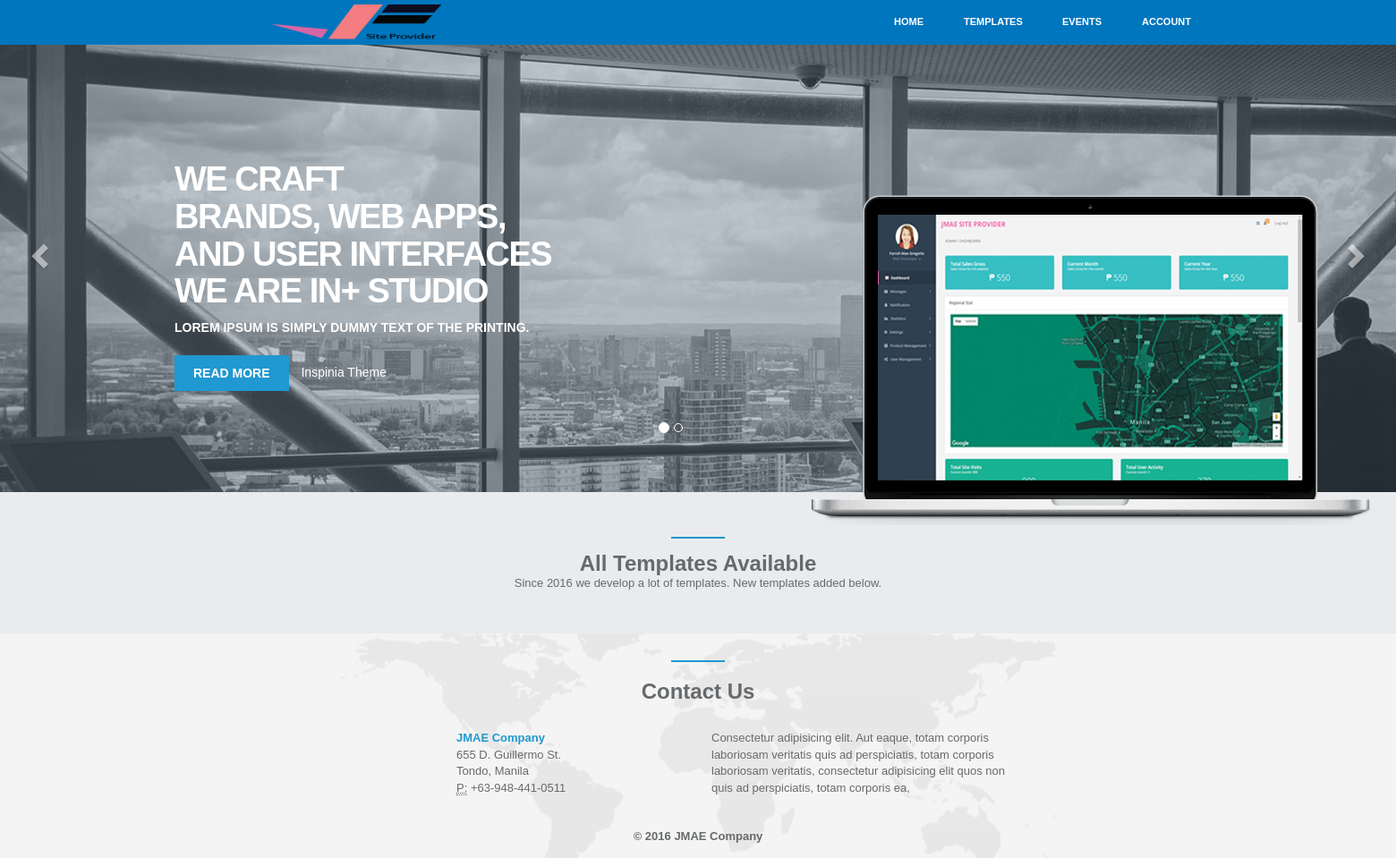
Page /index.php/templates on the earlier database version.
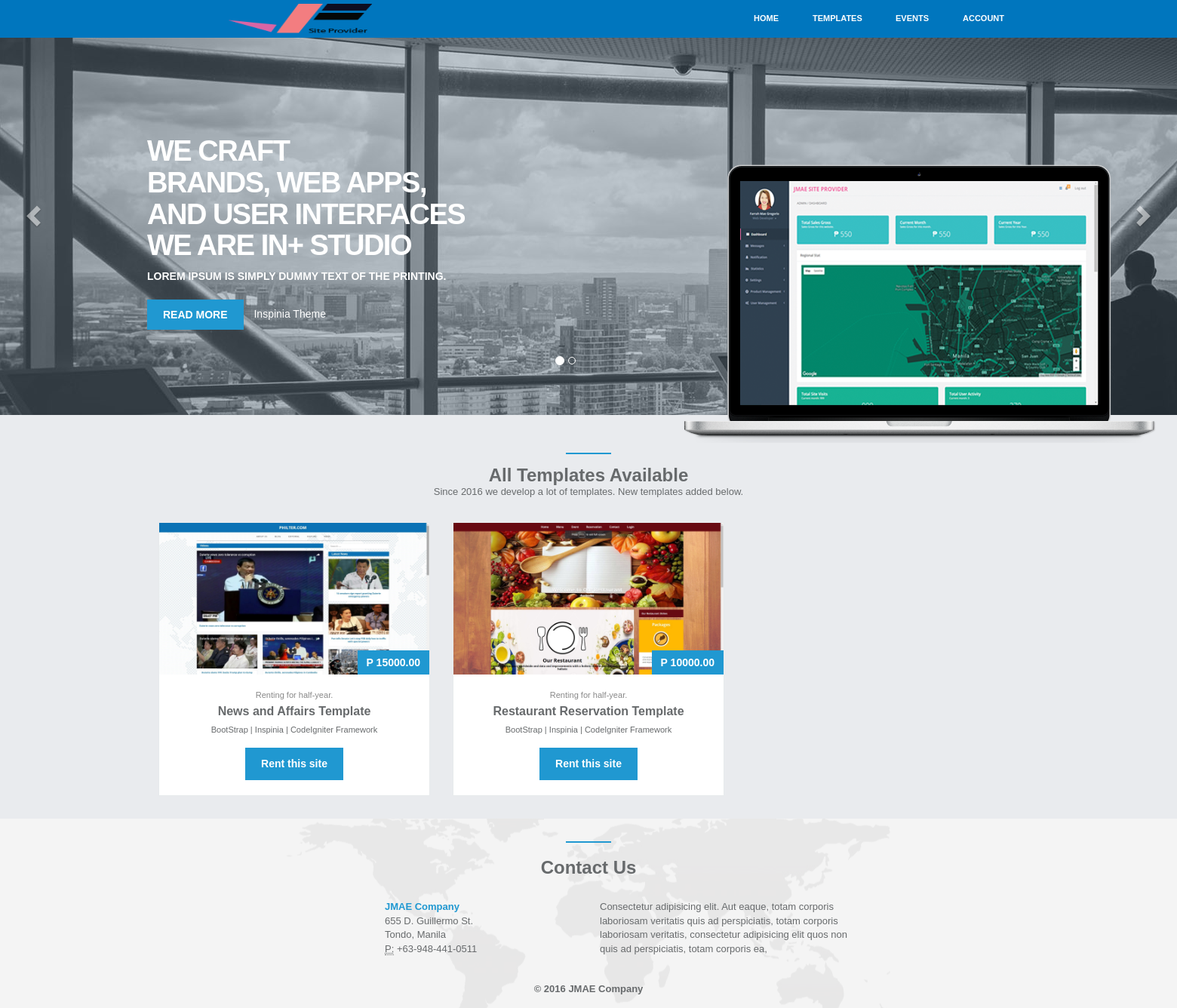
Same page on the later database version.
### tables this page shows
CREATE TABLE `templates` (
  `NO` int(11) NOT NULL,
  `TEMPLATENAME` varchar(500) NOT NULL,
  `TEMPLATECATEGORY` varchar(500) NOT NULL,
  `DESCRIPTION` varchar(5000) NOT NULL,
  `LIBRARYUSE` varchar(500) NOT NULL,
  `PRICE` double(8,2) NOT NULL,
  `CURRENTOWNER` varchar(1000) NOT NULL,
  `DATEUPLOADED` varchar(100) NOT NULL,
  `IMAGEURL` varchar(500) NOT NULL,
  `DELETION` int(11) NOT NULL,
  `AVAILABILITY` int(11) NOT NULL
);

### application/controllers/Templates.php (called while the page is built, shortened)
<?php
class Templates extends CI_Controller {
	public function __construct()
    {
        $this->curpage = "Templates";
        $this->load->model('Templates_model');
    }
	public function index()
	{
		$details = array (
			'get_all_available_templates'		=>	$this->Templates_model->get_all_available_templates()
		);
		$data['content']	=	$this->load->view('user/templatescontent', $details, TRUE);
		$data['curpage']	= 	$this->curpage;
		$this->load->view('template', $data);
	}
}

### index.php (called while the page is built, shortened)
<?php
require_once BASEPATH.'core/CodeIgniter.php';

### application/models/Templates_model.php (called while the page is built, shortened)
<?php
class Templates_model extends CI_Model
{
	public $table			=	"templates";
	public $dbno			=	"NO";
	public $deletion		= 	"DELETION";
	public $availability	=	"AVAILABILITY";
	public function get_all_available_templates()
	{
		$row = $this->db->where($this->deletion, "0")
						->where($this->availability, "1")
						->order_by($this->dbno, "ASC")
						->get($this->table);
		return $row->result();
	}
}

### application/views/user/templatesavailable.php (the view, shortened to what this page needs)
<div class=" margin-top-fifty">
    <div class="container">
        <h2 class="no-margin padding-top text-bold">
        </h2>
        <div>
            Since 2016 we develop a lot of templates. New templates added below.
        </div>
        <div class="row padding-top-bottom">
            <div class="col-md-12">
                <div class="row">
                    <?php
                        if ( !empty($get_all_available_templates) ) {
                            foreach ( $get_all_available_templates as $gaat ) :
                    ?>
                    <div class="col-md-4 padding-top">
                        <div class="ibox-content product-box">
                            <div>
                                <img src="<?php echo base_url(); ?>public/img/template/<?php echo $gaat->IMAGEURL; ?>" class="img-responsive" />
                            </div>
                            <div class="product-desc">
                                <span class="product-price">
                                    P <?php echo $gaat->PRICE; ?>
                                </span>
                                <small class="text-muted">Renting for half-year.</small>
                                <div href="#" class="product-name"> <?php echo $gaat->TEMPLATENAME; ?></div>
                                <div class="small m-t-xs">
                                    <?php echo $gaat->LIBRARYUSE; ?>
                                </div>
                                <div class="m-t text-righ">
                                    <a href="#" class="btn btn-xs btn-outline btn-primary">Rent this site</i> </a>
                                </div>
                            </div>
                        </div>
                    </div>
                    <?php
                            endforeach;
                        }
                    ?>
                </div>
            </div>
        </div>
    </div>
</div>

### application/views/user/templatescontent.php
<div class="text-center">
    <?php
		$this->load->view('user/homecoverimage');
		$this->load->view('user/templatesavailable');
	?>
</div>

### application/views/user/homecoverimage.php (shortened to what this page needs)
<div id="inSlider" class="landing-page carousel carousel-fade" data-ride="carousel">
    <ol class="carousel-indicators">
        <li data-target="#inSlider" data-slide-to="0" class="active"></li>
        <li data-target="#inSlider" data-slide-to="1"></li>
    </ol>
    <div class="carousel-inner" role="listbox">
        <div class="item active">
            <div class="container">
                <div class="carousel-caption">
                    <h1>We craft<br/>
                        brands, web apps,<br/>
                        and user interfaces<br/>
                        we are IN+ studio</h1>
                    <p>Lorem Ipsum is simply dummy text of the printing.</p>
                    <p>
                        <a class="btn btn-lg btn-primary" href="#" role="button">READ MORE</a>
                        <a class="caption-link" href="#" role="button">Inspinia Theme</a>
                    </p>
                </div>
            </div>
            <div class="header-back one">
                <img src="<?php echo base_url();?>public/img/landing/header_one.png" alt="laptop"/>
            </div>
        </div>
    </div>
    <a class="left carousel-control" href="#inSlider" role="button" data-slide="prev">
        <span class="glyphicon glyphicon-chevron-left" aria-hidden="true"></span>
    </a>
    <a class="right carousel-control" href="#inSlider" role="button" data-slide="next">
        <span class="glyphicon glyphicon-chevron-right" aria-hidden="true"></span>
    </a>
</div>

### application/views/template.php (shortened to what this page needs)
<html>
	<head>
		<?php $this->load->view('common/css_files_includes'); ?>
	</head>
	<body>
		<?php
			$this->load->view('common/navtop');
		?>
		<div class="landing-page">
		<?php
			switch ($curpage) {
		    	case 'Templates':
		    		echo $content;
		    		break;
			}
			$this->load->view('common/footer_user');
		?>
		</div>
	</body>
</html>

### application/views/common/css_files_includes.php (shortened to what this page needs)
<link rel="stylesheet" href="<?php echo base_url();?>public/css/bootstrap.min.css"/>
<link rel="stylesheet" href="<?php echo base_url();?>public/css/plugins/toastr/toastr.min.css">
<link rel="stylesheet" href="<?php echo base_url();?>public/css/plugins/hovereffects/hover.css">
<link rel="stylesheet" href="<?php echo base_url();?>public/css/plugins/dropzone/basic.css">
<link rel="stylesheet" href="<?php echo base_url();?>public/css/plugins/dropzone/dropzone.css">
<link rel="stylesheet" href="<?php echo base_url();?>public/css/plugins/iCheck/custom.css">
<link rel="stylesheet" href="<?php echo base_url();?>public/css/plugins/cropper/cropper.min.css">
<link rel="stylesheet" href="<?php echo base_url();?>public/css/plugins/steps/jquery.steps.css">
<link rel="stylesheet" href="<?php echo base_url();?>public/css/plugins/chosen/chosen.css">
<link rel="stylesheet" href="<?php echo base_url();?>public/css/plugins/iCheck/custom.css">
<link rel="stylesheet" href="<?php echo base_url();?>public/css/plugins/multipleimage/ninja-slider.css">
<link rel="stylesheet" href="<?php echo base_url();?>public/css/plugins/multipleimage/thumbnail-slider.css">
<link rel="stylesheet" href="<?php echo base_url();?>public/css/plugins/owncarousel/owl.carousel.min.css">
<link rel="stylesheet" href="<?php echo base_url();?>public/css/plugins/owncarousel/owl.theme.min.css">
<link rel="stylesheet" href="<?php echo base_url();?>public/css/animate.css">
<link rel="stylesheet" href="<?php echo base_url();?>public/font-awesome/css/font-awesome.css">
<link rel="stylesheet" href="<?php echo base_url();?>public/css/style.css">
<link rel="stylesheet" href="<?php echo base_url();?>public/css/styles.css">

### application/views/common/navtop.php
<nav class="nav2 navbar navbar-default no-margin no-border-radius" style="background-color: #0076BE;font-size: 11px;">
    <div class="container-fluid">
        <div class="col-md-6">
            <div class="text-center">
                <ul class="nav navbar-nav" style="display: inline-block;">
                    <li><a class="no-padding" href="<?php echo base_url();?>">
                    <img class="img-responsive" src="<?php echo base_url(); ?>public/img/logo4.png" style="height: 50px;width:200px; padding: 5px;" /></a></li>
                </ul>
            </div>
        </div>
        <div class="col-md-6">
            <div class="text-center">
                <ul class="nav navbar-nav" style="display: inline-block;">
                    <div class="text-center">
                    <ul class="nav navbar-nav" style="display: inline-block;">
                        <li class="text-center">
                            <a class="hvr-underline-reveal" href="<?php echo base_url();?>"><strong>HOME</strong></a>
                        </li>
                        <li class="text-center">
                            <a class="hvr-underline-reveal" class="" href="<?php echo base_url();?>templates"><strong>TEMPLATES</strong></a>
                        </li>
                        <li class="text-center">
                            <a class="hvr-underline-reveal" class="" href="<?php echo base_url();?>events"><strong>EVENTS</strong></a>
                        </li>
                        <li class="text-center">
                            <a class="hvr-underline-reveal" data-toggle="modal" data-target="#loginModal"><strong>ACCOUNT</strong></a>
                        </li>
                    </ul>
            </div>
        </div>
    </div>
</nav>

### application/views/common/footer_user.php
<div class="">
    <section id="contact" class="gray-section contact no-margin">
        <div class="container">
            <div class="row m-b-lg">
                <div class="col-lg-12 text-center">
                    <div class="navy-line padding-top"></div>
                    <h2 class="no-margin-bottom text-bold">Contact Us</h2>
                </div>
            </div>
            <div class="row m-b-lg no-margin">
                <div class="col-lg-3 col-lg-offset-3">
                    <address>
                        <strong><span class="navy">JMAE Company</span></strong><br/>
                        655 D. Guillermo St.<br/>
                        Tondo, Manila<br/>
                        <abbr title="Phone">P:</abbr> +63-948-441-0511
                    </address>
                </div>
                <div class="col-lg-4">
                    <p class="text-color">
                        Consectetur adipisicing elit. Aut eaque, totam corporis laboriosam veritatis quis ad perspiciatis, totam corporis laboriosam veritatis, consectetur adipisicing elit quos non quis ad perspiciatis, totam corporis ea,
                    </p>
                </div>
            </div>
            <div class="row">
                <div class="col-lg-8 col-lg-offset-2 text-center m-t-lg m-b-lg margin-top-bottom">
                    <strong>&copy; 2016 JMAE Company</strong><br/>
                </div>
            </div>
        </div>
    </section>
</div>

### public/css/styles.css (style rules this page uses)
body { background-color: #E9EBEE; font-family: "Lucida Grande", "Lucida Sans Unicode", "Lucida Sans", Geneva, Verdana, sans-serif; }
.navbar .navbar-nav { display: inline-block; float: none; vertical-align: top; }
.no-margin { margin: 0px; }
.no-margin-bottom { margin-bottom: 0px; }
.margin-top-bottom { margin-top: 15px; margin-bottom: 15px; }
.margin-top-fifty { margin-top: 50px; }
.no-padding { padding: 0px; }
.padding-top { padding-top: 15px; }
.padding-top-bottom { padding-top: 15px; padding-bottom: 15px; }
.text-bold { font-weight: bolder; }
.text-center { text-align: center; }
.navbar-default .navbar-nav > li > a { color: #FFFFFF; }
.no-border-radius { border-radius:0px; }
.hvr-underline-reveal { display: inline-block; vertical-align: middle; -webkit-transform: perspective(1px) translateZ(0); transform: perspective(1px) translateZ(0); box-shadow: 0 0 1px transparent; position: relative; overflow: hidden; }
.hvr-underline-reveal:before { content: ""; position: absolute; z-index: -1; left: 0; right: 0; bottom: 0; background: #FFFFFF; height: 4px; -webkit-transform: translateY(4px); transform: translateY(4px); -webkit-transition-property: transform; transition-property: transform; -webkit-transition-duration: 0.2s; transition-duration: 0.2s; -webkit-transition-timing-function: ease-out; transition-timing-function: ease-out; }

Differences in the rows shown:
added templates: IMAGEURL (picture), PRICE "15000.00", TEMPLATENAME "News and Affairs Template", LIBRARYUSE "BootStrap | Inspinia | CodeIgniter Framework"
added templates: IMAGEURL (picture), PRICE "10000.00", TEMPLATENAME "Restaurant Reservation Template", LIBRARYUSE "BootStrap | Inspinia | CodeIgniter Framework"
